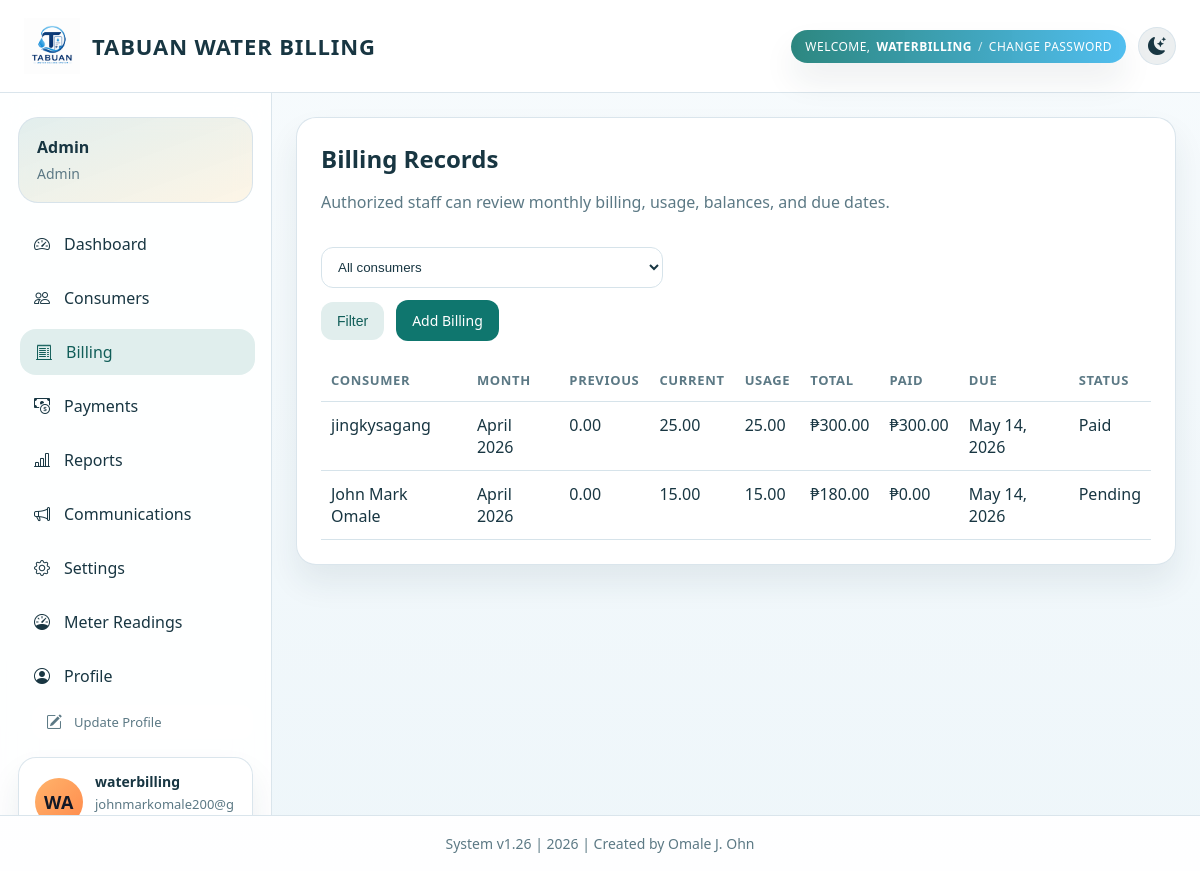
The app's page /billing/ (signed in), older data.
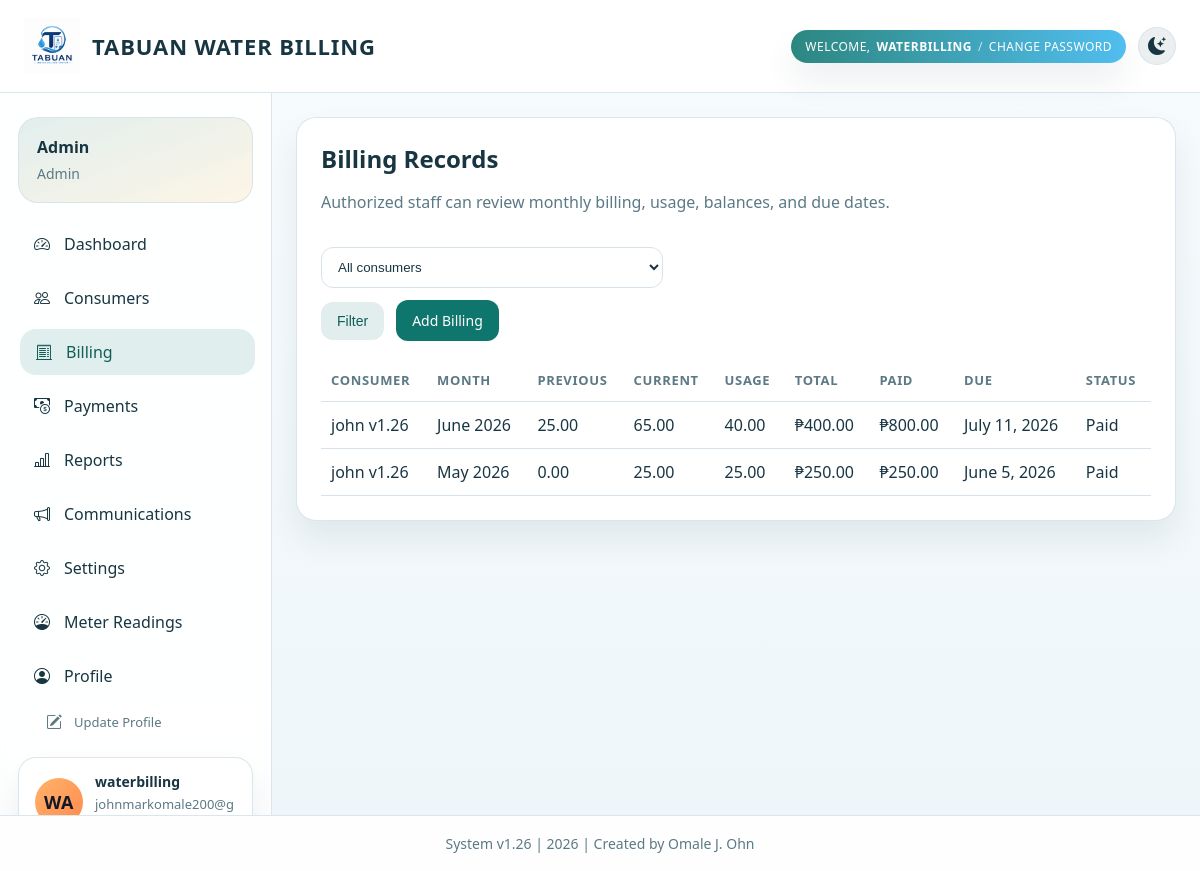
The same page, newer data.
### billing/models.py (models this page shows, shortened)
class BillingRecord(models.Model):
    class Statuses(models.TextChoices):
        PENDING = 'pending', 'Pending'
        PAID = 'paid', 'Paid'
        OVERDUE = 'overdue', 'Overdue'
    consumer = models.ForeignKey(Consumer, on_delete=models.CASCADE, related_name='billings')
    billing_month = models.DateField(help_text='Use the first day of the billing month.')
    previous_reading = models.DecimalField(max_digits=10, decimal_places=2, default=0)
    current_reading = models.DecimalField(max_digits=10, decimal_places=2, default=0)
    usage_m3 = models.DecimalField(max_digits=10, decimal_places=2, default=0)
    rate_per_m3 = models.DecimalField(max_digits=10, decimal_places=2, default=20)
    total_amount = models.DecimalField(max_digits=10, decimal_places=2, default=0)
    amount_paid = models.DecimalField(max_digits=10, decimal_places=2, default=0)
    status = models.CharField(max_length=20, choices=Statuses.choices, default=Statuses.PENDING)
    billing_date = models.DateField()
    due_date = models.DateField()
    created_at = models.DateTimeField(auto_now_add=True)
    class Meta:
        ordering = ['-billing_month', '-created_at']

class Consumer(models.Model):
    class Statuses(models.TextChoices):
        ACTIVE = 'active', 'Active'
        INACTIVE = 'inactive', 'Inactive'
    profile = models.OneToOneField(
        ConsumerProfile,
        on_delete=models.SET_NULL,
        null=True,
        blank=True,
        related_name='consumer_record',
    )
    full_name = models.CharField(max_length=255)
    address = models.TextField(blank=True)
    contact_number = models.CharField(max_length=50, blank=True)
    status = models.CharField(max_length=20, choices=Statuses.choices, default=Statuses.ACTIVE)
    photo = models.ImageField(upload_to='consumers/', blank=True, null=True)
    created_at = models.DateTimeField(auto_now_add=True)

### billing/views.py (the view)
# urls.py: path('billing/', views.billing_list, name='billing'),
@role_required(ConsumerProfile.Roles.ADMIN, ConsumerProfile.Roles.SECRETARY, ConsumerProfile.Roles.TREASURER)
def billing_list(request):
    billings = BillingRecord.objects.select_related('consumer')
    consumer_id = request.GET.get('consumer')
    if consumer_id:
        billings = billings.filter(consumer_id=consumer_id)
    consumers = Consumer.objects.order_by('full_name')
    return render(
        request,
        'billing/billing.html',
        {
            'billings': get_preferred_billing_records(billings),
            'consumers': consumers,
            'selected_consumer': consumer_id,
            'can_add_billing': get_user_role(request.user) == ConsumerProfile.Roles.ADMIN,
        },
    )

### billing/models.py (called while the page is built)
    @classmethod
    def load(cls):
        defaults = {
            'rate_per_m3': Decimal('20.00'),
            'billing_due_days': 15,
            'enable_cash_payments': True,
            'enable_online_payments': True,
            'notify_by_email': True,
            'notify_by_sms': False,
        }
        settings_obj, _ = cls.objects.get_or_create(pk=1, defaults=defaults)
        return settings_obj

### billing/permissions.py (called while the page is built)
def get_user_profile(user, create=False):
    if create:
        return ensure_user_profile(user)
    if not getattr(user, 'is_authenticated', False):
        return None
    return ConsumerProfile.objects.filter(user=user).first()

def get_user_role(user, create=False):
    if not getattr(user, 'is_authenticated', False):
        return None
    if user.is_staff or user.is_superuser:
        return ConsumerProfile.Roles.ADMIN
    profile = get_user_profile(user, create=create)
    return profile.role if profile else ConsumerProfile.Roles.CONSUMER

def get_linked_consumer(user):
    profile = get_user_profile(user)
    if not profile:
        return None
    return getattr(profile, 'consumer_record', None)

### templates/billing/billing.html (shortened to what this page needs)
{% extends 'base.html' %}
{% block content %}
<section class="page-wrap">
    <div class="table-card">
        <div class="toolbar" style="justify-content: space-between; margin-bottom: 18px;">
            <div>
                <h2 class="page-title">Billing Records</h2>
                <p class="muted">Authorized staff can review monthly billing, usage, balances, and due dates.</p>
            </div>
            <form method="get" class="toolbar">
                <select name="consumer">
                    <option value="">All consumers</option>
                </select>
                <button type="submit" class="btn secondary">Filter</button>
                {% if can_add_billing %}
                    <a href="{% url 'add_billing' %}" class="btn">Add Billing</a>
                {% endif %}
            </form>
        </div>
        <table>
            <thead>
                <tr>
                    <th>Consumer</th>
                    <th>Month</th>
                    <th>Previous</th>
                    <th>Current</th>
                    <th>Usage</th>
                    <th>Total</th>
                    <th>Paid</th>
                    <th>Due</th>
                    <th>Status</th>
                </tr>
            </thead>
            <tbody>
                {% for bill in billings %}
                    <tr>
                        <td>{{ bill.consumer.full_name }}</td>
                        <td>{{ bill.billing_month|date:'F Y' }}</td>
                        <td>{{ bill.previous_reading }}</td>
                        <td>{{ bill.current_reading }}</td>
                        <td>{{ bill.usage_m3 }}</td>
                        <td>&#8369;{{ bill.total_amount }}</td>
                        <td>&#8369;{{ bill.amount_paid }}</td>
                        <td>{{ bill.due_date }}</td>
                        <td>{{ bill.get_status_display }}</td>
                    </tr>
                {% empty %}
                    <tr><td colspan="9" class="empty-state">No billing records found.</td></tr>
                {% endfor %}
            </tbody>
        </table>
    </div>
</section>
{% endblock %}

### templates/base.html (shortened to what this page needs)
{% load static %}
<!DOCTYPE html>
<html lang="en">
<head>
    <link rel="stylesheet" href="https://cdn.jsdelivr.net/npm/bootstrap-icons@1.11.3/font/bootstrap-icons.min.css">
</head>
<body>
    <header class="site-header">
        <div class="header-wrap">
            <div class="header-brand">
                <img src="{% static 'legacy_img/tabuan-logo.png' %}" alt="Tabuan Water Billing System Logo" class="brand-logo">
                <div class="brand-block">
                    <strong>Tabuan Water Billing</strong>
                </div>
            </div>
            <div class="header-actions">
                {% if user.is_authenticated %}
                    <div class="header-utility-nav">
                        <span>Welcome,</span>
                        <span class="header-utility-user">{{ user.username }}</span>
                        <span class="header-utility-separator">/</span>
                        <a href="{% url 'password_change' %}">Change Password</a>
                    </div>
                    <button type="button" class="theme-toggle compact-theme-toggle" id="theme-toggle" aria-label="Switch theme">
                        <i class="bi bi-moon-stars-fill theme-toggle-icon" aria-hidden="true"></i>
                    </button>
                {% endif %}
            </div>
        </div>
    </header>
    {% if user.is_authenticated %}
        <div class="app-shell">
            <aside class="app-sidebar" id="app-sidebar">
                <div class="sidebar-panel">
                    <div class="sidebar-user">
                        <strong>{{ current_profile.full_name|default:user.username }}</strong>
                        <span>{{ current_profile.get_role_display|default:current_role|title }}</span>
                    </div>
                    <nav class="sidebar-nav">
                        {% for item in navigation_items %}
                            <div class="sidebar-link-stack">
                                <a href="{% url item.url_name %}{% if item.fragment %}#{{ item.fragment }}{% endif %}" class="sidebar-link {% if item.active %}active{% endif %}">
                                    <span class="sidebar-link-main">
                                        <i class="sidebar-link-icon bi {{ item.icon|default:'bi-circle' }}" aria-hidden="true"></i>
                                        <span class="sidebar-link-label">{{ item.label }}</span>
                                    </span>
                                </a>
                                {% if item.url_name == 'profile' %}
                                    <a href="{% url 'profile' %}" class="sidebar-sublink {% if current_url_name == 'profile' %}active{% endif %}">
                                        <i class="sidebar-sublink-icon bi bi-pencil-square" aria-hidden="true"></i>
                                        <span>Update Profile</span>
                                    </a>
                                {% endif %}
                            </div>
                        {% endfor %}
                    </nav>
                    <div class="sidebar-footer">
                        <div class="sidebar-account-card">
                            <div class="sidebar-account-avatar">
                                {{ user.username|slice:":2"|upper }}
                            </div>
                            <div class="sidebar-account-copy">
                                <strong>{{ user.username }}</strong>
                                <span>{{ current_profile.email|default:user.email|default:'No email configured' }}</span>
                            </div>
                        </div>
                    </div>
                </div>
            </aside>
            <main class="app-main">
    {% endif %}
    {% block content %}{% endblock %}
    {% if user.is_authenticated %}
            </main>
        </div>
    {% endif %}
    <footer class="system-footer">System v1.26 | 2026 | Created by Omale J. Ohn</footer>
</body>
</html>

Row changes from the older to the newer data that the page shows:
removed BillingRecord: consumer.full_name "jingkysagang", billing_month "April 2026", previous_reading "0.00", current_reading "25.00", usage_m3 "25.00", total_amount "300.00", amount_paid "300.00", due_date "May 14, 2026", status "Paid"
removed BillingRecord: consumer.full_name "John Mark Omale", billing_month "April 2026", previous_reading "0.00", current_reading "15.00", usage_m3 "15.00", total_amount "180.00", amount_paid "0.00", due_date "May 14, 2026", status "Pending"
added BillingRecord: consumer.full_name "john v1.26", billing_month "June 2026", previous_reading "25.00", current_reading "65.00", usage_m3 "40.00", total_amount "400.00", amount_paid "800.00", due_date "July 11, 2026", status "Paid"
added BillingRecord: consumer.full_name "john v1.26", billing_month "May 2026", previous_reading "0.00", current_reading "25.00", usage_m3 "25.00", total_amount "250.00", amount_paid "250.00", due_date "June 5, 2026", status "Paid"
